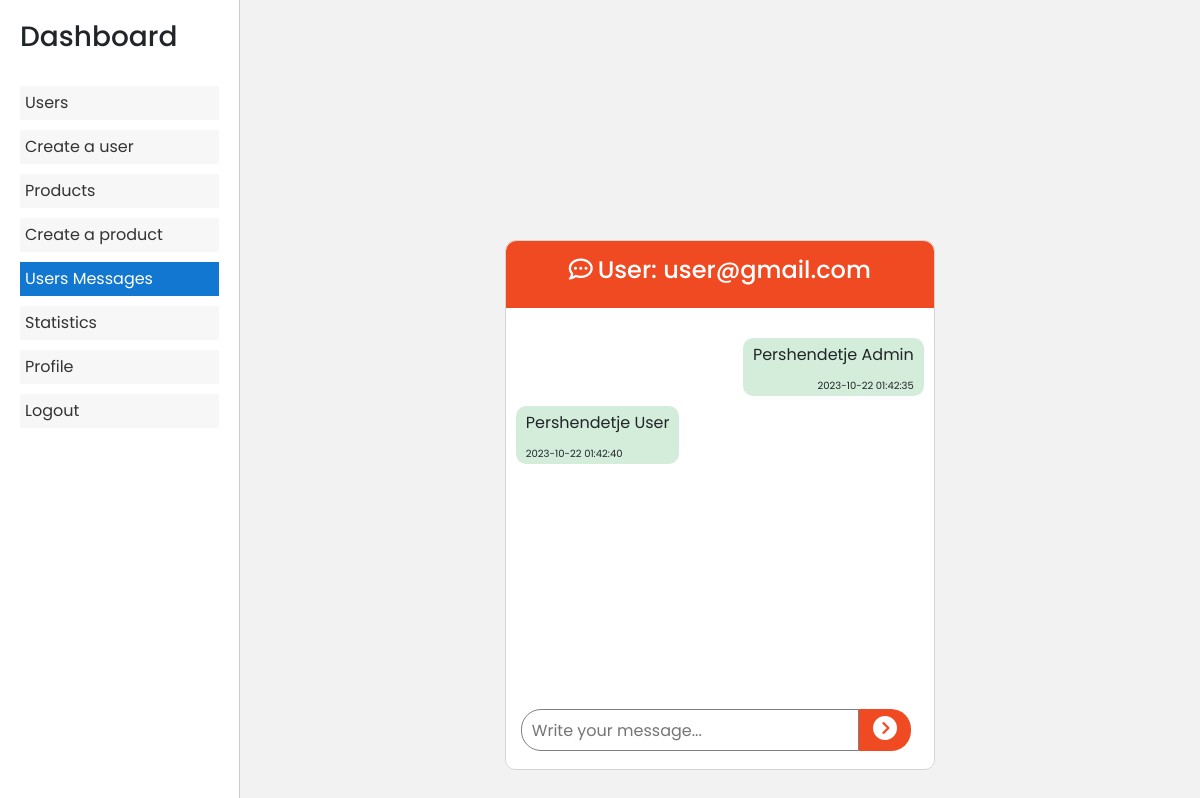
The page /admin/dashboard.php?page=details_admin_messages_to_user&user_messages_id=12 (signed in) on the database its author committed.
### tables this page shows
CREATE TABLE IF NOT EXISTS `live_support` (
  `id` int NOT NULL AUTO_INCREMENT,
  `status` varchar(20) NOT NULL,
  `user_id` int NOT NULL,
  `user_fullname` varchar(255) NOT NULL,
  `user_email` varchar(255) NOT NULL,
  `message` text NOT NULL,
  `created_at` timestamp NULL DEFAULT CURRENT_TIMESTAMP,
  PRIMARY KEY (`id`)
);

CREATE TABLE IF NOT EXISTS `admin_msg_live_support` (
  `id` int NOT NULL AUTO_INCREMENT,
  `admin_id` int NOT NULL,
  `status` varchar(20) DEFAULT NULL,
  `user_id` int DEFAULT NULL,
  `admin_fullname` varchar(255) DEFAULT NULL,
  `admin_email` varchar(255) DEFAULT NULL,
  `message` text,
  `created_at` timestamp NULL DEFAULT CURRENT_TIMESTAMP,
  PRIMARY KEY (`id`),
  KEY `user_id` (`user_id`)
);

### admin/details_admin_messages_to_user.php (the view, shortened to what this page needs)
<?php
if (isset($_SESSION["admin"])) {
    require "../validate/connect.php";
    $id = $_GET["user_messages_id"];
    $sql = "SELECT * FROM live_support WHERE user_id=$id";
    $result = mysqli_query($connect, $sql);
?>
    <!DOCTYPE html>
    <html lang="en">
    <head>
        <link rel="stylesheet" href="../css/style.css">
    </head>
    <body>
        <div class="container text-center">
            <div class="row">
                <div class="chat-popup" id="myForm">
                    <div class="top-content">
                        <?php
                        $user_email = $_SESSION["user_email"];
                        ?>
                        <h1><i style='font-size:24px' class='far'>&#xf4ad;</i>User: <?php echo $user_email; ?></h1>
                    </div>
                    <div class="message-content" id="message-content">
                        <?php
                        require "../validate/connect.php";
                        $user_id = $_SESSION["user_id"];
                        $chatMessages = "";
                        $sql = "SELECT * FROM live_support WHERE user_id = '$user_id' ORDER BY created_at";
                        $sql_admin = "SELECT * FROM admin_msg_live_support WHERE user_id = '$user_id' ORDER BY created_at";
                        $result = mysqli_query($connect, $sql);
                        $result_admin = mysqli_query($connect, $sql_admin);
                        $messages = array();
                        while ($row = mysqli_fetch_assoc($result)) {
                            $messages[] = array(
                                'message' => $row['message'],
                                'created_at' => $row['created_at'],
                                'type' => 'user'
                            );
                        }
                        while ($row = mysqli_fetch_assoc($result_admin)) {
                            $messages[] = array(
                                'message' => $row['message'],
                                'created_at' => $row['created_at'],
                                'type' => 'admin'
                            );
                        }
                        usort($messages, function ($a, $b) {
                            return strtotime($a['created_at']) - strtotime($b['created_at']);
                        });
                        foreach ($messages as $message) {
                            if ($message['type'] === 'user') {
                                $chatMessages .= '<div class="user_messages">
                            <p>' . $message['message'] . '</p>
                            <span>' . $message['created_at'] . '</span>
                            </div>';
                            } else {
                                $chatMessages .= '<div class="admin_messages">
                            <p>' . $message['message'] . '</p>
                            <span>' . $message['created_at'] . '</span>
                            </div>';
                            }
                        }
                        echo $chatMessages;
                        ?>
                    </div>
                    <form method="post" class="form-container" onsubmit="return false;">
                        <div class="send-message">
                            <input type="text" name="live-message" class="send-msg-input" placeholder="Write your message...">
                            <button type="submit" class="btn-livechat"><i style="font-size:24px" class="fa">&#xf138;</i></button>
                        </div>
                    </form>
                </div>
            </div>
        </div>
    </body>
    </html>
<?php
} else if (isset($_SESSION["user"])) {
    header("location:../index.php");
} else {
    header("Location: ../login.php");
}

### css/style.css (style rules this page uses)
html, body { min-height: 100vh; margin: 0%; font-family: "Poppins", sans-serif; scroll-behavior: smooth; overflow-x: hidden !important; }
form input[type="text"], form input[type="email"], form input[type="number"] { padding: 10px; margin-bottom: 20px; border-radius: 5px; border: 1px solid gray; width: 200px; height: 20px; }
button { background-color: #f04a23; color: white; padding: 16px 20px; margin: 8px 0; border: none; cursor: pointer; width: 100%; border-radius: 5px; }
.container { padding: 16px; }
.form-container { padding: 16px; }

### admin/dashboard.php (style rules this page uses)
* { font-family: "Poppins", sans-serif; }
@media (min-width: 1200px) { .container, .container-lg, .container-md, .container-sm, .container-xl { max-width: 1350px !important; } }

### admin/details_admin_messages_to_user.php (style rules this page uses)
body { font-family: Arial, sans-serif; background-color: #f2f2f2; }
.row { display: flex; justify-content: center; align-items: center; }
.container { padding-top: 20px; }
.chat-popup { display: block; position: fixed; bottom: 30px; width: 430px; height: 530px; border: 1px solid #d5d5d5; border-radius: 10px; z-index: 9; background-color: white; }
.chat-popup .top-content { display: flex; flex-direction: row; justify-content: space-around; align-items: center; background-color: #f04a23; border-radius: 10px 10px 0 0; text-align: center; color: white; padding: 15px; margin: 0; }
.chat-popup .top-content h1 { font-size: 24px; }
.chat-popup .top-content h1 i { margin-right: 5px; }
.chat-popup .message-content { max-height: 360px; height: 350px; overflow: auto; padding: 10px; margin: 10px 0; display: flex; flex-direction: column; }
.chat-popup .message-content .user_messages { background-color: #d4edda; padding: 0 10px; border-radius: 10px; max-width: 200px; width: auto; height: auto; margin-left: auto; margin-top: 10px; text-align: right; }
.chat-popup .message-content .user_messages span, .chat-popup .message-content .admin_messages span { font-size: 10px; }
.chat-popup .message-content .user_messages p, .chat-popup .message-content .admin_messages p { margin: 0; padding: 5px 0; }
.chat-popup .message-content .admin_messages { background-color: #d4edda; padding: 0 10px; border-radius: 10px; max-width: 200px; width: auto; height: auto; margin-right: auto; margin-top: 10px; text-align: left; }
.form-container { max-width: 420px; width: 100%; padding: 0 15px; background-color: white; position: absolute; bottom: 10px; }
.chat-popup .form-container .send-message { display: flex; align-items: center; flex-direction: row; }
.chat-popup .form-container .send-message .send-msg-input, .chat-popup .form-container .send-message .btn-livechat { height: 42px; outline: none; box-sizing: border-box; }
.chat-popup .form-container .send-message .send-msg-input { width: 100%; padding: 0 0 0 10px; margin-bottom: 0; border-radius: 20px 0 0 20px; }
.chat-popup .form-container .send-message .btn-livechat { width: 60px; padding: 0px; border-radius: 0 20px 20px 0; }

### rows shown on the page
live_support: message "Pershendetje Admin", created_at "2023-10-22 01:42:35"
admin_msg_live_support: message "Pershendetje User", created_at "2023-10-22 01:42:40"

### other values the page prints
$user_email "user@gmail.com"
